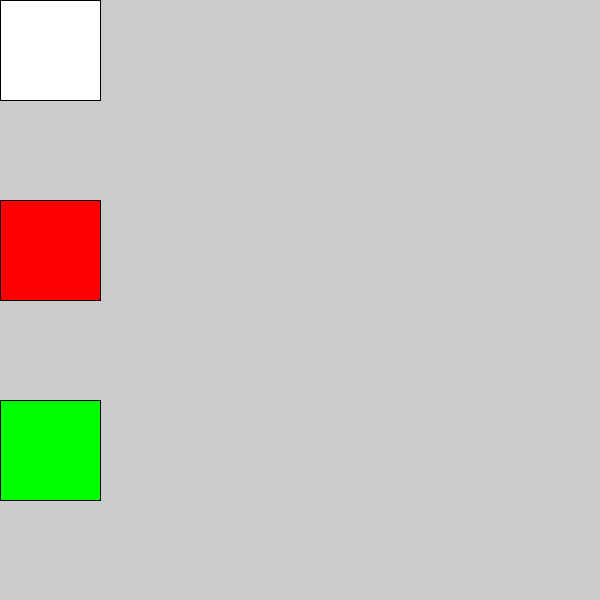
Frame 1 (no input)
Frame 60 (the mouse pressed at the canvas centre just before this capture): identical to frame 1, image omitted
Frame 120 (the mouse held since frame 60 and released just before this capture): identical to frame 1, image omitted

The Processing sketch that drew this single still picture (run headless with seeded random() and noise(); from frame 60 on, the mouse is pressed at the canvas centre):

// Processing sketch: sketch0915_colorGrabber
// ── sketch0915_colorGrabber.pde
/*
This sketch demonstrates how to get the color of any x,y pixel on the sketch canvas
*/

color myColor; //new datatype "color"

void setup(){
  size(600,600);
  myColor = color(255,255,255); //define the object with a set of color values in R,G,B format, specified as "color" type outside the parenthesis
  
}

void draw(){
  
  // fill this rectangle with the color we're updated with the get() function in mouseClicked
  fill(myColor);
  rect(0,0,100,100);
  
  //just some static rectangles to test different color values
  fill(255,0,0);
  rect(0,200,100,100);
  
  fill(0,255,0);
  rect(0,400,100,100);
}

void mouseClicked(){
  // "get()" grabs the color from an (x,y) pixel
    myColor = get(mouseX,mouseY);
}
